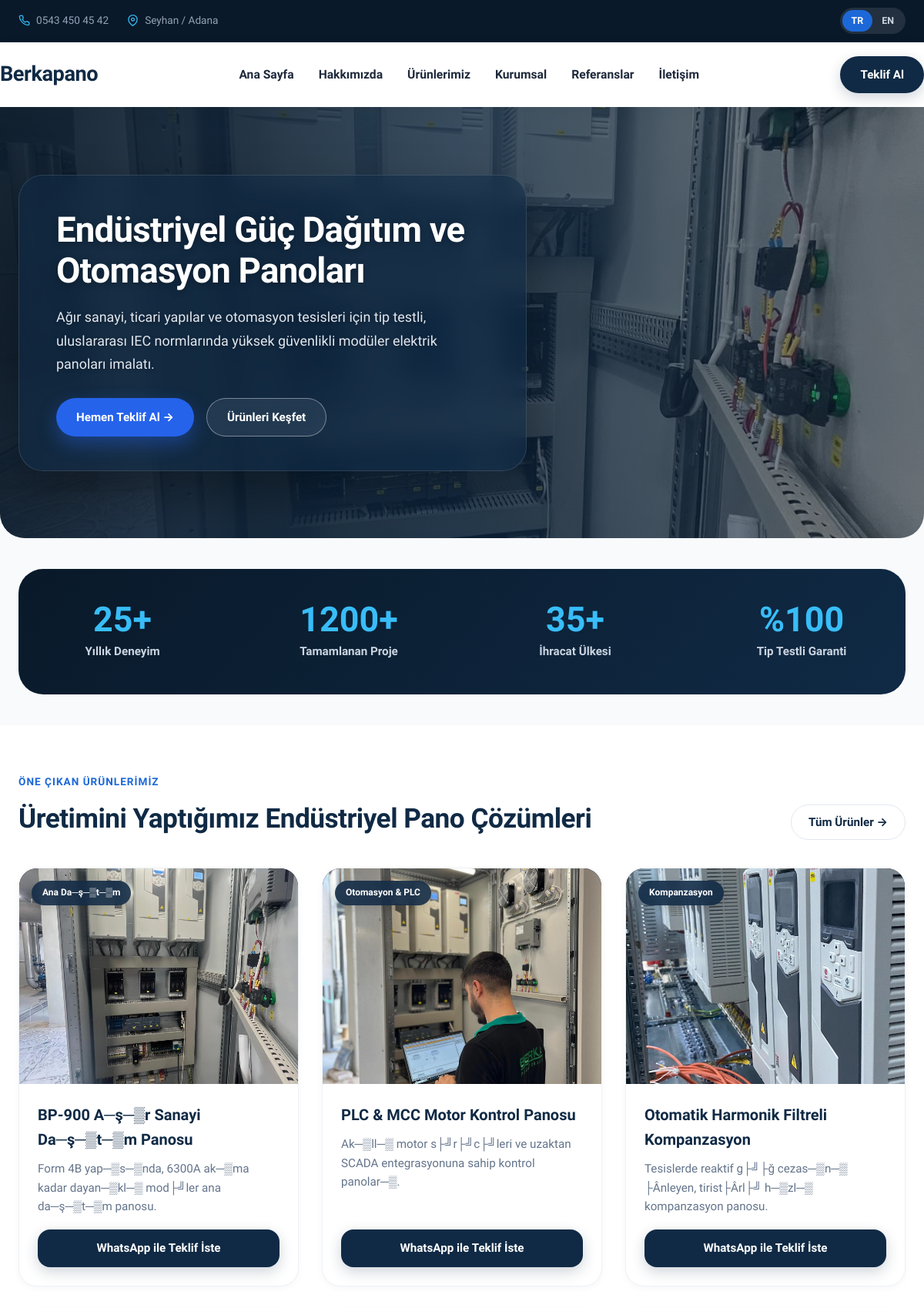
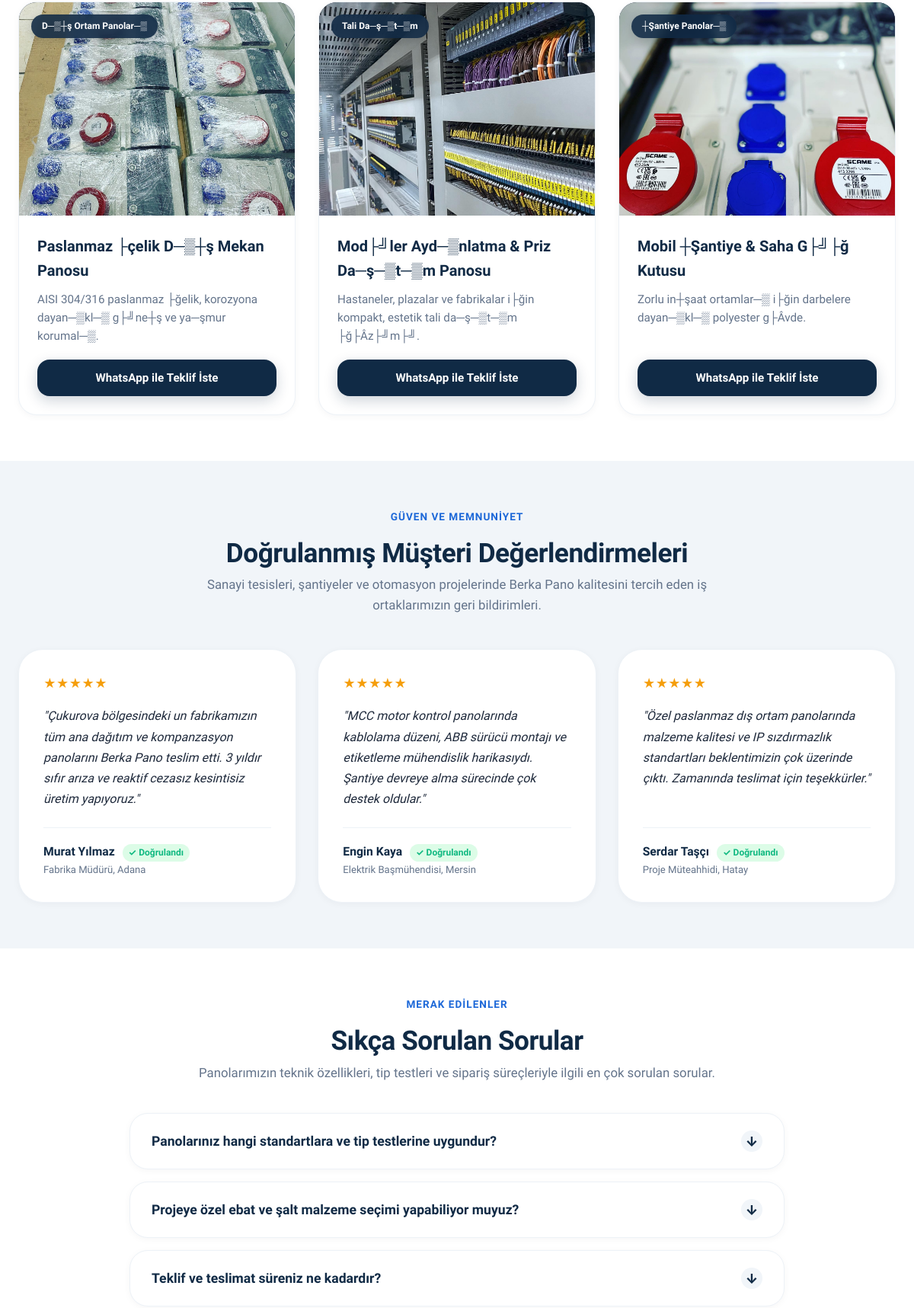
The page / (upper part) on the database its author committed (2 pictures, top to bottom).
### tables this page shows
CREATE TABLE `products` (
  `id` int(11) NOT NULL AUTO_INCREMENT,
  `category` varchar(100) NOT NULL DEFAULT 'Genel',
  `title_tr` varchar(255) NOT NULL,
  `title_en` varchar(255) NOT NULL,
  `code` varchar(100) NOT NULL,
  `short_desc_tr` text DEFAULT NULL,
  `short_desc_en` text DEFAULT NULL,
  `specs_tr` text DEFAULT NULL,
  `specs_en` text DEFAULT NULL,
  `image` varchar(255) DEFAULT NULL,
  `is_featured` tinyint(1) DEFAULT 0,
  `sort_order` int(11) DEFAULT 0,
  `created_at` datetime DEFAULT current_timestamp(),
  PRIMARY KEY (`id`)
);

### inc/config.php (called while the page is built, shortened)
<?php
function getSettings(PDO $db): array {
    $stmt = $db->query("SELECT setting_key, setting_value FROM settings");
    $settings = [];
    while ($row = $stmt->fetch()) {
        $settings[$row['setting_key']] = $row['setting_value'];
    }
    return $settings;
}
function e(?string $string): string {
    return htmlspecialchars($string ?? '', ENT_QUOTES | ENT_SUBSTITUTE, 'UTF-8');
}

### inc/lang.php (called while the page is built, shortened)
<?php
$currentLang = $_SESSION['lang'] ?? 'tr';
function t(string $key, ?string $lang = null): string {
    global $translations, $currentLang;
    $l = $lang ?? $currentLang;
    return $translations[$l][$key] ?? $translations['tr'][$key] ?? $key;
}
function localized(?array $row, string $fieldPrefix, ?string $lang = null): string {
    global $currentLang;
    $l = $lang ?? $currentLang;
    $field = $fieldPrefix . '_' . $l;
    if (!empty($row[$field])) {
        return (string)$row[$field];
    }
    $fallbackField = $fieldPrefix . '_tr';
    return (string)($row[$fallbackField] ?? $row[$fieldPrefix] ?? '');
}

### index.php (the view, shortened to what this page needs)
<?php
require_once __DIR__ . '/inc/config.php';
require_once __DIR__ . '/inc/lang.php';
$stmtProd = $db->query("SELECT * FROM products ORDER BY is_featured DESC, sort_order ASC LIMIT 6");
$featuredProducts = $stmtProd->fetchAll();
require_once __DIR__ . '/inc/header.php';
?>
<section class="hero-full-banner">
    <div class="hero-bg-media">
        <img src="images/<?= e($settings['hero_image'] ?? 'berkapano1.jpg') ?>"
             alt="Berkapano Endüstriyel Pano Sistemleri"
             class="hero-full-img">
        <div class="hero-full-overlay"></div>
    </div>
    <div class="container hero-full-container">
        <div class="hero-full-content-box">
            <h1 class="hero-full-title">
                Endüstriyel Güç Dağıtım ve Otomasyon Panoları
            </h1>
            <p class="hero-full-desc">
                Ağır sanayi, ticari yapılar ve otomasyon tesisleri için tip testli, uluslararası IEC normlarında yüksek güvenlikli modüler elektrik panoları imalatı.
            </p>
            <div class="hero-actions">
                <a href="https://wa.me/905434504542?text=Merhaba,%20fiyat%20teklifi%20almak%20istiyorum." target="_blank" rel="noopener" class="btn btn-primary" style="background: #2563eb; box-shadow: 0 10px 25px rgba(37, 99, 235, 0.4);">
                    Hemen Teklif Al &rarr;
                </a>
                <a href="products.php" class="btn btn-outline" style="border-color: rgba(255,255,255,0.4); color: #ffffff; background: rgba(255,255,255,0.08); backdrop-filter: blur(8px);">
                    <?= t('discover_products') ?>
                </a>
            </div>
        </div>
    </div>
</section>
<section class="container">
    <div class="stats-ribbon">
        <div class="stats-grid">
            <div>
                <div class="stat-item-num"><?= t('stat_1_num') ?></div>
                <div class="stat-item-title"><?= t('stat_1_title') ?></div>
            </div>
            <div>
                <div class="stat-item-num"><?= t('stat_2_num') ?></div>
                <div class="stat-item-title"><?= t('stat_2_title') ?></div>
            </div>
            <div>
                <div class="stat-item-num"><?= t('stat_3_num') ?></div>
                <div class="stat-item-title"><?= t('stat_3_title') ?></div>
            </div>
            <div>
                <div class="stat-item-num"><?= t('stat_4_num') ?></div>
                <div class="stat-item-title"><?= t('stat_4_title') ?></div>
            </div>
        </div>
    </div>
</section>
<section class="section-wrapper" style="background: #ffffff;">
    <div class="container">
        <div class="section-head">
            <div>
                <span class="section-tag"><?= t('featured_products') ?></span>
                <h2 class="section-title">Üretimini Yaptığımız Endüstriyel Pano Çözümleri</h2>
            </div>
            <a href="products.php" class="btn btn-outline" style="padding: 10px 22px;">
                <?= t('all_products') ?> &rarr;
            </a>
        </div>
        <div class="product-grid">
            <?php foreach ($featuredProducts as $prod): ?>
                <div class="product-card">
                    <div class="product-img-wrap">
                        <span class="product-tag"><?= e($prod['category']) ?></span>
                        <img src="images/<?= e($prod['image']) ?>" alt="<?= e(localized($prod, 'title')) ?>">
                    </div>
                    <div class="product-content">
                        <h3 class="product-title"><?= e(localized($prod, 'title')) ?></h3>
                        <p class="product-desc"><?= e(localized($prod, 'short_desc')) ?></p>
                        <a href="https://wa.me/905434504542?text=Merhaba,%20<?= urlencode(localized($prod, 'title')) ?>%20hakkinda%20bilgi%20ve%20fiyat%20almak%20istiyorum." target="_blank" rel="noopener" class="btn btn-primary" style="width: 100%; border-radius: var(--radius-md);">
                            WhatsApp ile Teklif İste
                        </a>
                    </div>
                </div>
            <?php endforeach; ?>
        </div>
    </div>
</section>
<section class="section-wrapper" style="background: var(--color-bg-subtle);">
    <div class="container">
        <div style="text-align: center; max-width: 680px; margin: 0 auto 44px;">
            <span class="section-tag">GÜVEN VE MEMNUNİYET</span>
            <h2 class="section-title">Doğrulanmış Müşteri Değerlendirmeleri</h2>
            <p style="color: var(--color-text-muted); font-size: 1.05rem;">
                Sanayi tesisleri, şantiyeler ve otomasyon projelerinde Berka Pano kalitesini tercih eden iş ortaklarımızın geri bildirimleri.
            </p>
        </div>
        <div class="testimonial-grid">
            <div class="testimonial-card">
                <div>
                    <div class="stars-row">
                        ★★★★★
                    </div>
                    <p class="testimonial-text">
                        "Çukurova bölgesindeki un fabrikamızın tüm ana dağıtım ve kompanzasyon panolarını Berka Pano teslim etti. 3 yıldır sıfır arıza ve reaktif cezasız kesintisiz üretim yapıyoruz."
                    </p>
                </div>
                <div class="testimonial-author">
                    <div>
                        <div class="author-name">
                            Murat Yılmaz
                            <span class="verified-badge">✓ Doğrulandı</span>
                        </div>
                        <div class="author-role">Fabrika Müdürü, Adana</div>
                    </div>
                </div>
            </div>
            <div class="testimonial-card">
                <div>
                    <div class="stars-row">
                        ★★★★★
                    </div>
                    <p class="testimonial-text">
                        "MCC motor kontrol panolarında kablolama düzeni, ABB sürücü montajı ve etiketleme mühendislik harikasıydı. Şantiye devreye alma sürecinde çok destek oldular."
                    </p>
                </div>
                <div class="testimonial-author">
                    <div>
                        <div class="author-name">
                            Engin Kaya
                            <span class="verified-badge">✓ Doğrulandı</span>
                        </div>
                        <div class="author-role">Elektrik Başmühendisi, Mersin</div>
                    </div>
                </div>
            </div>
            <div class="testimonial-card">
                <div>
                    <div class="stars-row">
                        ★★★★★
                    </div>
                    <p class="testimonial-text">
                        "Özel paslanmaz dış ortam panolarında malzeme kalitesi ve IP sızdırmazlık standartları beklentimizin çok üzerinde çıktı. Zamanında teslimat için teşekkürler."
                    </p>
                </div>
                <div class="testimonial-author">
                    <div>
                        <div class="author-name">
                            Serdar Taşçı
                            <span class="verified-badge">✓ Doğrulandı</span>
                        </div>
                        <div class="author-role">Proje Müteahhidi, Hatay</div>
                    </div>
                </div>
            </div>
        </div>
    </div>
</section>
<section class="section-wrapper" style="background: #ffffff;">
    <div class="container">
        <div style="text-align: center; max-width: 680px; margin: 0 auto 40px;">
            <span class="section-tag">MERAK EDİLENLER</span>
            <h2 class="section-title">Sıkça Sorulan Sorular</h2>
            <p style="color: var(--color-text-muted); font-size: 1.05rem;">
                Panolarımızın teknik özellikleri, tip testleri ve sipariş süreçleriyle ilgili en çok sorulan sorular.
            </p>
        </div>
        <div class="faq-list">
            <div class="faq-item">
                <button class="faq-question" type="button">
                    <span>Panolarınız hangi standartlara ve tip testlerine uygundur?</span>
                    <span class="faq-icon">↓</span>
                </button>
            </div>
            <div class="faq-item">
                <button class="faq-question" type="button">
                    <span>Projeye özel ebat ve şalt malzeme seçimi yapabiliyor muyuz?</span>
                    <span class="faq-icon">↓</span>
                </button>
            </div>
            <div class="faq-item">
                <button class="faq-question" type="button">
                    <span>Teklif ve teslimat süreniz ne kadardır?</span>
                    <span class="faq-icon">↓</span>
                </button>
            </div>
        </div>
    </div>
</section>
<?php require_once __DIR__ . '/inc/footer.php'; ?>

### rows shown on the page
products: category "Ana Da─ş─▒t─▒m", image (picture), title_tr "BP-900 A─ş─▒r Sanayi Da─ş─▒t─▒m Panosu", short_desc_tr "Form 4B yap─▒s─▒nda, 6300A ak─▒ma kadar dayan─▒kl─▒ mod├╝ler ana da─ş─▒t─▒m panosu."
products: category "Otomasyon & PLC", image (picture), title_tr "PLC & MCC Motor Kontrol Panosu", short_desc_tr "Ak─▒ll─▒ motor s├╝r├╝c├╝leri ve uzaktan SCADA entegrasyonuna sahip kontrol panolar─▒."
products: category "Kompanzasyon", image (picture), title_tr "Otomatik Harmonik Filtreli Kompanzasyon", short_desc_tr "Tesislerde reaktif g├╝├ğ cezas─▒n─▒ ├Ânleyen, tirist├Ârl├╝ h─▒zl─▒ kompanzasyon panosu."
products: category "D─▒┼ş Ortam Panolar─▒", image (picture), title_tr "Paslanmaz ├çelik D─▒┼ş Mekan Panosu", short_desc_tr "AISI 304/316 paslanmaz ├ğelik, korozyona dayan─▒kl─▒ g├╝ne┼ş ve ya─şmur korumal─▒."
products: category "Tali Da─ş─▒t─▒m", image (picture), title_tr "Mod├╝ler Ayd─▒nlatma & Priz Da─ş─▒t─▒m Panosu", short_desc_tr "Hastaneler, plazalar ve fabrikalar i├ğin kompakt, estetik tali da─ş─▒t─▒m ├ğ├Âz├╝m├╝."
products: category "┼Şantiye Panolar─▒", image (picture), title_tr "Mobil ┼Şantiye & Saha G├╝├ğ Kutusu", short_desc_tr "Zorlu in┼şaat ortamlar─▒ i├ğin darbelere dayan─▒kl─▒ polyester g├Âvde."

### other values the page prints
$settings['phone'] "0543 450 45 42"
t('nav_home') "Ana Sayfa"
t('nav_about') "Hakkımızda"
t('nav_products') "Ürünlerimiz"
t('nav_corporate') "Kurumsal"
t('nav_references') "Referanslar"
t('nav_contact') "İletişim"
t('nav_quote') "Teklif Al"
t('discover_products') "Ürünleri Keşfet"
t('stat_1_num') "25+"
t('stat_1_title') "Yıllık Deneyim"
t('stat_2_num') "1200+"
t('stat_2_title') "Tamamlanan Proje"
t('stat_3_num') "35+"
t('stat_3_title') "İhracat Ülkesi"
